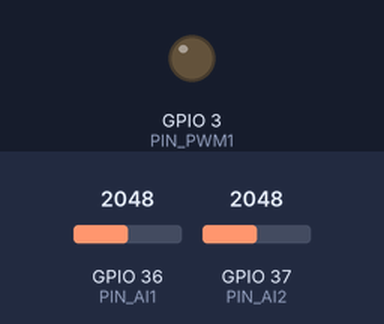
A sketch run on a simulated ESP32. On the bench: output pins drawn as LEDs (lit = HIGH). The test bench sets the inputs (shaded band); at power-on: GPIO 36 (PIN_AI1) = 2048, GPIO 37 (PIN_AI2) = 2048.

Above: at 1.2 s.
1.3 s: GPIO 36 (PIN_AI1) set to 491
At 2.5 s:
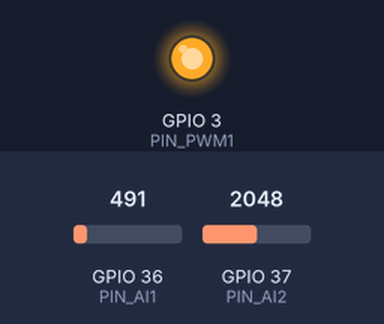
2.8 s: GPIO 36 (PIN_AI1) set to 564
At 2.98 s:
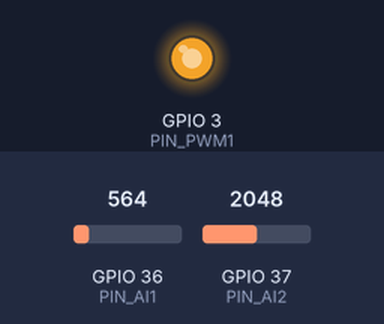
5.8 s: GPIO 37 (PIN_AI2) set to 491
7.3 s: GPIO 37 (PIN_AI2) set to 1228
At 7.57 s:
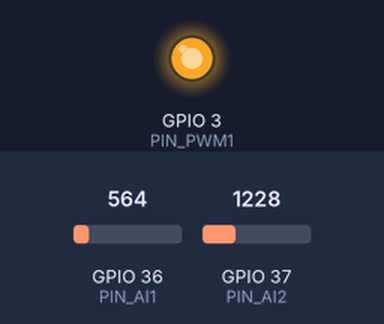
10.3 s: GPIO 37 (PIN_AI2) set to 0
At 11.4 s:
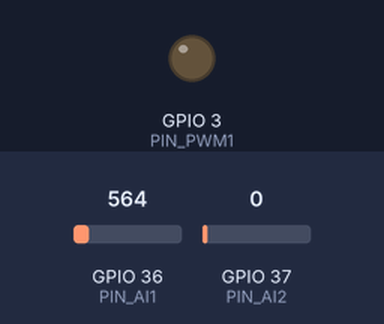
11.8 s: GPIO 36 (PIN_AI1) set to 0
At 12.7 s:
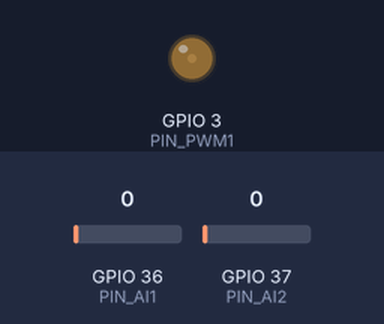
Timing chart, 0 to 14.4 s (numbered marks = the images above; inputs shaded):
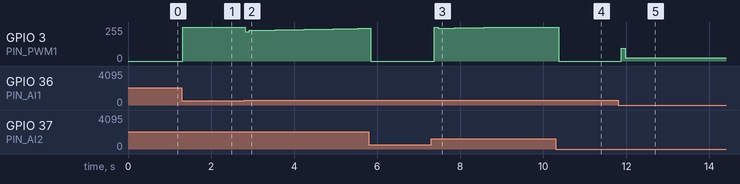

Measured:
- after the input at 1.3 s, GPIO 3 (PIN_PWM1): 0/255 → 255/255 at once
- after the input at 2.8 s, GPIO 3 (PIN_PWM1): 255/255 → 219/255 at once, → 229/255 0.10 s later, → 230/255 0.12 s later, → 231/255 0.20 s later, … (18 changes in this stretch)
- after the input at 7.3 s, GPIO 3 (PIN_PWM1): 0/255 → 255/255 after 0.07 s, → 246/255 0.10 s later, → 247/255 0.20 s later, → 248/255 0.20 s later, … (10 changes in this stretch)
- after the input at 10.3 s, GPIO 3 (PIN_PWM1): 255/255 → 0/255 after 0.08 s
- after the input at 11.8 s, GPIO 3 (PIN_PWM1): 0/255 → 95/255 after 0.08 s, → 26/255 0.10 s later

The sketch:

ladder_pid_pwm_uno.ino
```cpp
/*
  SimuPLC Lab 1.6.2-phase3-mcu-fix - Arduino UNO R3 desde LADDER PRO
  Serie/paralelo calculado desde proWires.
  CONST/AI/SCALE transportan float; comparadores entregan bool.
*/

#if defined(ARDUINO_ARCH_ESP32)
  #if __has_include(<esp_arduino_version.h>)
    #include <esp_arduino_version.h>
  #endif
#endif
#if defined(ARDUINO_ARCH_ESP32) && defined(ESP_ARDUINO_VERSION_MAJOR) && (ESP_ARDUINO_VERSION_MAJOR >= 3)
  #define SIMUPLC_ESP_CORE3 1
#else
  #define SIMUPLC_ESP_CORE3 0
#endif

const uint8_t PIN_AI1 = A0;
const uint8_t PIN_AI2 = A1;
const uint8_t PIN_PWM1 = 3;

typedef struct PIDState{float integral;float prevError;uint32_t lastAt;float output;} PIDState;
float runPID(float &integral,float &prevError,uint32_t &lastAt,float &output,float pv,float sp,float kp,float ki,float kd,uint32_t sampleMs,float outMin,float outMax,bool cooling,bool manualMode,float manualOutput,uint32_t now);
int AI1_raw = 0;
float AI1 = 0.0f;
int AI2_raw = 0;
float AI2 = 0.0f;
float PID1 = 0.0f;
PIDState PID1_state = {0.0f,0.0f,0,0.0f};
float PWM1 = 0.0f;
const bool OUTPUT_ACTIVE_LOW[1] = { false };
uint32_t lastScan = 0;

float clampFloat(float value,float a,float b){float lo=min(a,b),hi=max(a,b);return max(lo,min(hi,value));}
float mapFloat(float value,float inMin,float inMax,float outMin,float outMax,bool limit){if(inMax==inMin)return outMin;if(limit)value=clampFloat(value,inMin,inMax);return outMin+((value-inMin)/(inMax-inMin))*(outMax-outMin);}
float runPID(float &integral,float &prevError,uint32_t &lastAt,float &output,float pv,float sp,float kp,float ki,float kd,uint32_t sampleMs,float outMin,float outMax,bool cooling,bool manualMode,float manualOutput,uint32_t now){if(manualMode){output=clampFloat(manualOutput,outMin,outMax);return output;}sampleMs=max((uint32_t)20,sampleMs);if(lastAt&&now-lastAt<sampleMs)return output;float dt=max((float)sampleMs,(float)(lastAt?now-lastAt:sampleMs))/1000.0f;float error=(sp-pv)*(cooling?-1.0f:1.0f);float derivative=(error-prevError)/max(dt,0.001f);float candidate=integral+error*dt;float raw=kp*error+ki*candidate+kd*derivative;float limited=clampFloat(raw,outMin,outMax);if(raw==limited||((error>0)!=(raw-limited>0)))integral=candidate;prevError=error;lastAt=now;output=limited;return limited;}

void setupPWMOutput(uint8_t pin,uint8_t channel,uint32_t frequency,uint8_t resolution){
#if defined(ARDUINO_ARCH_ESP32)
  #if SIMUPLC_ESP_CORE3
    ledcAttach(pin,frequency,resolution);
  #else
    ledcSetup(channel,frequency,resolution);ledcAttachPin(pin,channel);
  #endif
#else
  (void)channel;(void)frequency;(void)resolution;pinMode(pin,OUTPUT);
#endif
}
void writePWMOutput(uint8_t pin,uint8_t channel,float percent,uint8_t resolution){
  percent=clampFloat(percent,0.0f,100.0f);
#if defined(ARDUINO_ARCH_ESP32)
  uint8_t bits=min((uint8_t)16,max((uint8_t)1,resolution));uint32_t maxDuty=(1UL<<bits)-1UL;uint32_t duty=(uint32_t)roundf(percent*maxDuty/100.0f);
  #if SIMUPLC_ESP_CORE3
    ledcWrite(pin,duty);
  #else
    ledcWrite(channel,duty);
  #endif
#else
  (void)channel;(void)resolution;analogWrite(pin,(int)roundf(percent*255.0f/100.0f));
#endif
}
void writeAnalogOutput(uint8_t pin,float volts,float minV,float maxV){
#if defined(ARDUINO_ARCH_ESP32)
  float ratio=(volts-minV)/(maxV-minV==0?1:(maxV-minV));ratio=clampFloat(ratio,0.0f,1.0f);dacWrite(pin,(uint8_t)roundf(ratio*255.0f));
#else
  (void)pin;(void)volts;(void)minV;(void)maxV;
#endif
}

void setup(){
  setupPWMOutput(PIN_PWM1,0,1000,8);
}

void readInputs(){
  AI1_raw = analogRead(PIN_AI1);
  AI1 = mapFloat(AI1_raw,0.0f,1023.0f,0.0f,100.0f,true);
  AI2_raw = analogRead(PIN_AI2);
  AI2 = mapFloat(AI2_raw,0.0f,1023.0f,0.0f,100.0f,true);
}

void plcScan(){
  uint32_t now = millis();
  PID1 = runPID(PID1_state.integral,PID1_state.prevError,PID1_state.lastAt,PID1_state.output,AI1,AI2,2.0f,0.05f,0.05f,100UL,0.0f,100.0f,false,false,0.0f,now);
  PWM1 = mapFloat(PID1,0.0f,100.0f,0.0f,100.0f,true);
}

void writeOutputs(){
  writePWMOutput(PIN_PWM1,0,PWM1,8);
}

void loop(){
  uint32_t now=millis(); if((uint32_t)(now-lastScan)<20)return; lastScan=now;
  readInputs();
  plcScan();
  writeOutputs();
}
```
